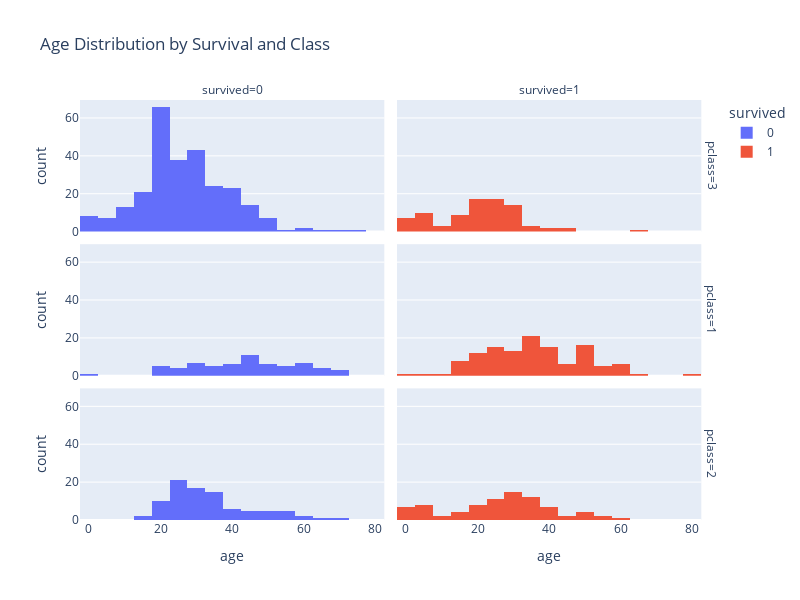

Here is the notebook cell this chart was saved with:
### Code cell
fig = px.histogram(df, x="age", facet_col="survived", facet_row="pclass",
                   title="Age Distribution by Survival and Class",
                   labels={"Age": "Age", "Survived": "Survived", "Pclass": "Passenger Class"},
                   nbins=30, color="survived")

fig.update_layout(height=600, width=800)
fig.show()

### Figure 1 — Plotly figure (JSON) as saved in the notebook; plotly's stock layout.template omitted (floating-point values rounded to 4 significant figures; data arrays with more than 128 entries replaced by an {"elided": "..."} marker saying what was removed)
{"data": [{"alignmentgroup": "True", "bingroup": "x", "hovertemplate": "survived=0<br>pclass=3<br>age=%{x}<br>count=%{y}<extra></extra>", "legendgroup": "0", "marker": {"color": "#636efa", "pattern": {"shape": ""}}, "name": "0", "nbinsx": 30, "offsetgroup": "0", "orientation": "v", "showlegend": true, "type": "histogram", "x": {"elided": "372 float values"}, "xaxis": "x5", "yaxis": "y5"}, {"alignmentgroup": "True", "bingroup": "x", "hovertemplate": "survived=0<br>pclass=1<br>age=%{x}<br>count=%{y}<extra></extra>", "legendgroup": "0", "marker": {"color": "#636efa", "pattern": {"shape": ""}}, "name": "0", "nbinsx": 30, "offsetgroup": "0", "orientation": "v", "showlegend": false, "type": "histogram", "x": [54, 19, 40, 28, 42, 65, 45, null, 28, 46, 71, 21, 47, 24, 54, 37, 24, 51, null, 61, 56, 50, null, 44, 62, 52, 40, null, 37, null, null, 2, 45.5, 38, 29, 45, null, 22, 27, 50, 64, 30, 65, 47, 56, null, 58, 55, 71, 25, 18, 47, null, 45, 50, 64, 62, null, 36, null, 61, null, 58, 47, 31, 60, 49, null, 36, 70, 19, null, 29, 46, null, 39, null, 38, 31, 33], "xaxis": "x3", "yaxis": "y3"}, {"alignmentgroup": "True", "bingroup": "x", "hovertemplate": "survived=0<br>pclass=2<br>age=%{x}<br>count=%{y}<extra></extra>", "legendgroup": "0", "marker": {"color": "#636efa", "pattern": {"shape": ""}}, "name": "0", "nbinsx": 30, "offsetgroup": "0", "orientation": "v", "showlegend": false, "type": "histogram", "x": [35, 66, 27, 32, 21, 34, 29, 21, 32.5, 25, 23, 18, 19, 36.5, 42, 51, 30, null, 19, 24, 30, 42, 30, 27, 18, 59, 24, 44, 19, 33, 29, 54, 36, null, 36, 30, 26, 43, 54, 28, 25, 36, 38, 29, 18, 46, 23, 34, null, 30, 31, 36, 48, null, 34, null, 23, 27, 28, 54, 47, 37, 26, 57, 31, 24, 23, 32, 25, 70, null, 60, 25, 52, 39, 52, 34, 50, 25, null, 23, 23, 18, 57, 16, 39, 34, 39, 35, 31, 16, 28, 44, 21, 24, 28, 27], "xaxis": "x", "yaxis": "y"}, {"alignmentgroup": "True", "bingroup": "x", "hovertemplate": "survived=1<br>pclass=3<br>age=%{x}<br>count=%{y}<extra></extra>", "legendgroup": "1", "marker": {"color": "#EF553B", "pattern": {"shape": ""}}, "name": "1", "nbinsx": 30, "offsetgroup": "1", "orientation": "v", "showlegend": true, "type": "histogram", "x": [26, 27, 4, null, 15, 38, null, null, null, 14, 19, null, null, 17, 32, 30, 29, null, 33, 21, null, null, 12, 24, null, 22, 24, 27, 16, 9, 1, 4, null, 19, null, 18, 26, 16, 27, 16, 5, null, 29, 3, 25, 25, null, 35, 19, 30, 22, null, null, 26, 31, null, 45, null, 3, null, null, null, null, 22, 1, 21, 24, 39, 44, 32, null, null, 5, 29, 0.75, 2, 63, 9, 26, 29, null, 22, 22, 36, 32, null, 32, null, 20, null, 0.75, 23, null, 20, 18, 4, null, null, null, null, 31, 6, 20, 5, 13, 18, 1, 31, 0.42, 27, 27, 27, null, 15, 32, 18, 24, 4, 15], "xaxis": "x6", "yaxis": "y6"}, {"alignmentgroup": "True", "bingroup": "x", "hovertemplate": "survived=1<br>pclass=1<br>age=%{x}<br>count=%{y}<extra></extra>", "legendgroup": "1", "marker": {"color": "#EF553B", "pattern": {"shape": ""}}, "name": "1", "nbinsx": 30, "offsetgroup": "1", "orientation": "v", "showlegend": false, "type": "histogram", "x": {"elided": "136 float values"}, "xaxis": "x4", "yaxis": "y4"}, {"alignmentgroup": "True", "bingroup": "x", "hovertemplate": "survived=1<br>pclass=2<br>age=%{x}<br>count=%{y}<extra></extra>", "legendgroup": "1", "marker": {"color": "#EF553B", "pattern": {"shape": ""}}, "name": "1", "nbinsx": 30, "offsetgroup": "1", "orientation": "v", "showlegend": false, "type": "histogram", "x": [14, 55, null, 34, 3, 29, 21, 5, 29, 0.83, 17, 34, 32.5, 29, 40, 1, 32, 3, 35, 19, 8, 24, 50, 41, 42, null, 24, 30, 22, 36, 2, 24, 40, 36, 17, 28, 3, 34, 18, 28, 19, 42, 24, 45, 28, 13, 50, 33, 23, 33, 34, 36, 50, 2, 7, 32, 19, null, 8, 62, 34, 25, null, 24, 22, 24, 4, 28, 18, 40, 31, 45, 27, 6, 30, 30, 4, 48, 0.67, 54, 31, 1, 0.83, 42, 27, 28, 25], "xaxis": "x2", "yaxis": "y2"}], "layout": {"annotations": [{"font": {}, "showarrow": false, "text": "survived=0", "x": 0.24, "xanchor": "center", "xref": "paper", "y": 1.0, "yanchor": "bottom", "yref": "paper"}, {"font": {}, "showarrow": false, "text": "survived=1", "x": 0.74, "xanchor": "center", "xref": "paper", "y": 1.0, "yanchor": "bottom", "yref": "paper"}, {"font": {}, "showarrow": false, "text": "pclass=2", "textangle": 90, "x": 0.98, "xanchor": "left", "xref": "paper", "y": 0.1567, "yanchor": "middle", "yref": "paper"}, {"font": {}, "showarrow": false, "text": "pclass=1", "textangle": 90, "x": 0.98, "xanchor": "left", "xref": "paper", "y": 0.5, "yanchor": "middle", "yref": "paper"}, {"font": {}, "showarrow": false, "text": "pclass=3", "textangle": 90, "x": 0.98, "xanchor": "left", "xref": "paper", "y": 0.8433, "yanchor": "middle", "yref": "paper"}], "barmode": "relative", "height": 600, "legend": {"title": {"text": "survived"}, "tracegroupgap": 0}, "title": {"text": "Age Distribution by Survival and Class"}, "width": 800, "xaxis": {"anchor": "y", "domain": [0, 0.48], "title": {"text": "age"}}, "xaxis2": {"anchor": "y2", "domain": [0.5, 0.98], "matches": "x", "title": {"text": "age"}}, "xaxis3": {"anchor": "y3", "domain": [0, 0.48], "matches": "x", "showticklabels": false}, "xaxis4": {"anchor": "y4", "domain": [0.5, 0.98], "matches": "x", "showticklabels": false}, "xaxis5": {"anchor": "y5", "domain": [0, 0.48], "matches": "x", "showticklabels": false}, "xaxis6": {"anchor": "y6", "domain": [0.5, 0.98], "matches": "x", "showticklabels": false}, "yaxis": {"anchor": "x", "domain": [0, 0.3133], "title": {"text": "count"}}, "yaxis2": {"anchor": "x2", "domain": [0, 0.3133], "matches": "y", "showticklabels": false}, "yaxis3": {"anchor": "x3", "domain": [0.3433, 0.6567], "matches": "y", "title": {"text": "count"}}, "yaxis4": {"anchor": "x4", "domain": [0.3433, 0.6567], "matches": "y", "showticklabels": false}, "yaxis5": {"anchor": "x5", "domain": [0.6867, 1.0], "matches": "y", "title": {"text": "count"}}, "yaxis6": {"anchor": "x6", "domain": [0.6867, 1.0], "matches": "y", "showticklabels": false}}}
